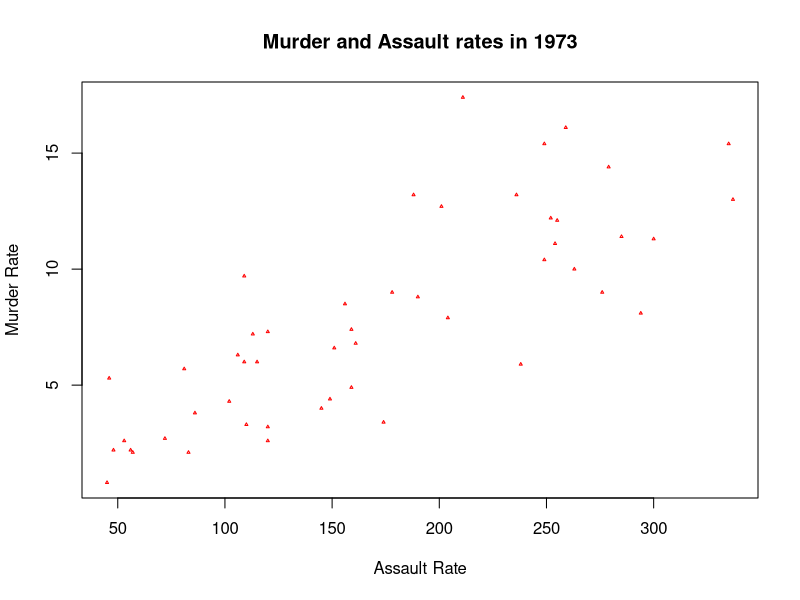
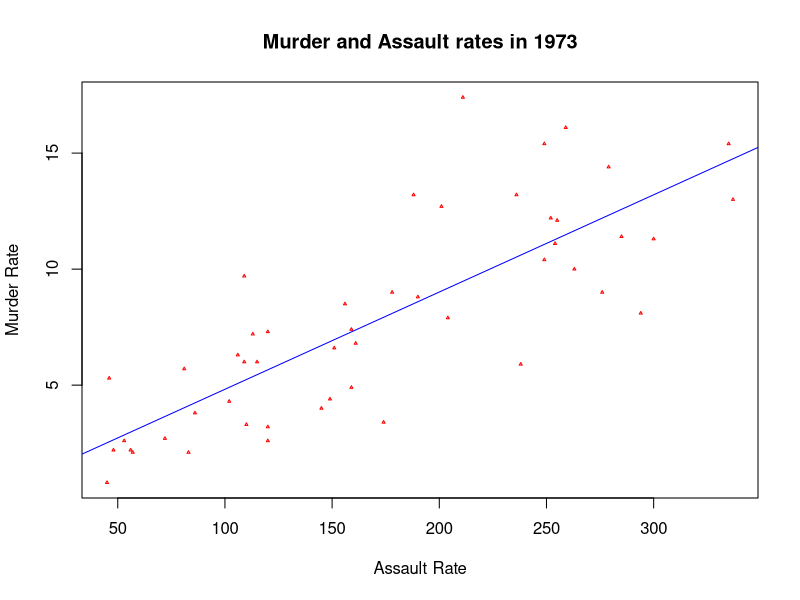
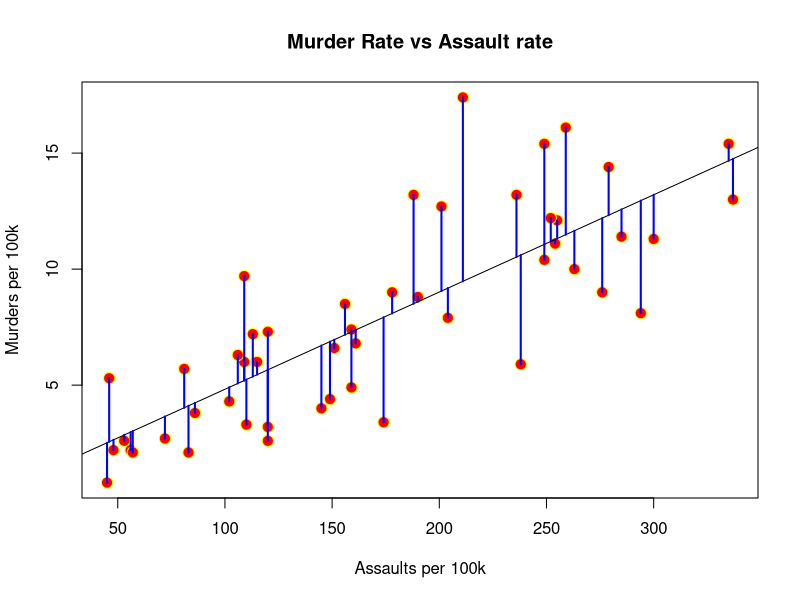
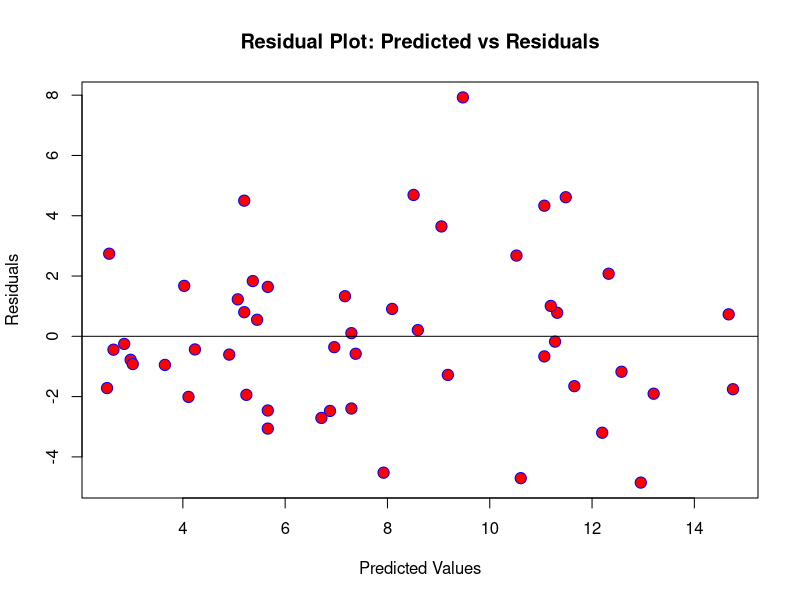
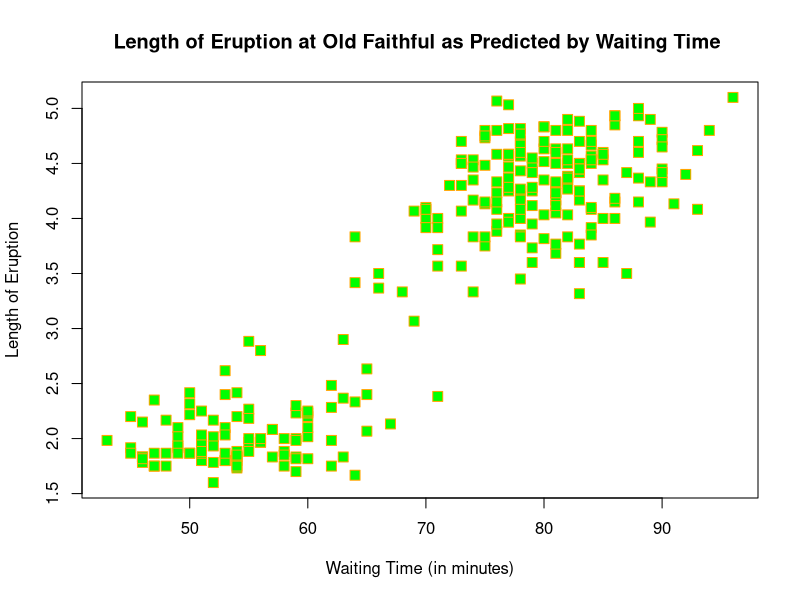
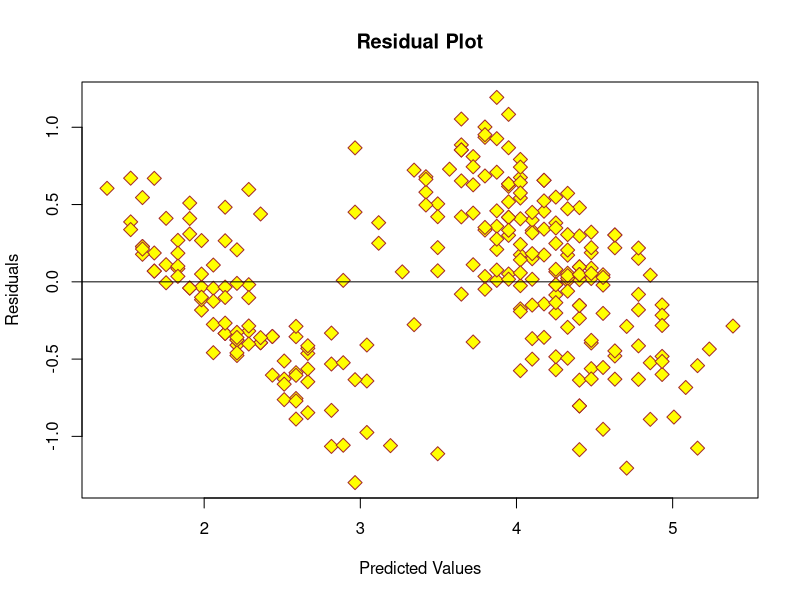

The R source for these figures, in order:
## ---- chunk 1
knitr::opts_chunk$set(echo = TRUE, error = TRUE)
## ---- chunk 2
data(USArrests)
head(USArrests)
## ---- chunk 3
plot(USArrests$Murder~USArrests$Assault, 
     main="Murder and Assault rates in 1973",
     col="red",
     pch=2,
     cex=.3,
     xlab="Assault Rate",
     ylab="Murder Rate")

## ---- chunk 4
cor(USArrests$Murder, USArrests$Assault)
## ---- chunk 5
linearMod.murder.assault=lm(Murder~Assault, data=USArrests)
summary(linearMod.murder.assault)

## ---- chunk 6
plot(USArrests$Murder~USArrests$Assault, 
     main="Murder and Assault rates in 1973",
     col="red",
     pch=2,
     cex=.3,
     xlab="Assault Rate",
     ylab="Murder Rate")

abline(linearMod.murder.assault,
       col="blue")
## ---- chunk 7
some.assaults=data.frame(Assault=c(100, 230, 40 ))
predict(linearMod.murder.assault, some.assaults)
.042*40 + 0.632
.042*c(100,230,40)+0.632
## ---- chunk 8
USArrests$Predictions <- predict(linearMod.murder.assault)

USArrests$Predictions
## ---- chunk 9
head(USArrests)
## ---- chunk 10
USArrests$How.far.off <- USArrests$Murder - USArrests$Predictions
head(USArrests)
## ---- chunk 11
USArrests$Residuals <- resid(linearMod.murder.assault)

head(USArrests)
## ---- chunk 12
#Scatter plot
plot( USArrests$Murder ~ USArrests$Assault, 
     main = "Murder Rate vs Assault rate",
     xlab = "Assaults per 100k",
     ylab = "Murders per 100k",
     col = "Yellow",  
     bg = "red",
     pch = 21,
     cex = 1.5
      )

#Regression Line
abline(linearMod.murder.assault)

#Residuals
segments(USArrests$Assault, USArrests$Murder, # (x1, y1 )
         USArrests$Assault, USArrests$Predictions, #(x2, y2)
         col="blue",
         lwd = 2)
## ---- chunk 13
#Residual Plot

plot( USArrests$Residuals ~ USArrests$Predictions, 
     main = "Residual Plot: Predicted vs Residuals",
     xlab = "Predicted Values",
     ylab = "Residuals",
     col = "blue",  
     bg = "red",
     pch = 21,
     cex = 1.5
      )

#Line at y = 0
abline(0, 0) 

## ---- chunk 14
data(faithful)
plot(faithful$eruptions ~ faithful$waiting,
     main = "Length of Eruption at Old Faithful as Predicted by Waiting Time ",
     xlab = "Waiting Time (in minutes)", 
     ylab = "Length of Eruption",
     col =  "orange",
     bg = "green",
     pch = 22,
     cex = 1.5
      )

## ---- chunk 15

linearMod.eruptions.waiting <- lm(eruptions ~ waiting, data = faithful)

faithful$Predictions <- predict(linearMod.eruptions.waiting)
faithful$Residuals <- resid(linearMod.eruptions.waiting)


plot(faithful$Residuals ~ faithful$Predictions,
     main = "Residual Plot",
     xlab = "Predicted Values",
     ylab = "Residuals",
     col = "brown",  
     bg = "yellow",
     pch = 23,
     cex = 1.5
      )

abline(0,0)
## ---- chunk 16
print(linearMod.murder.assault)
summary(linearMod.murder.assault)
## ---- chunk 17


## ---- chunk 18

## ---- chunk 19

## ---- chunk 20

## ---- chunk 21

## ---- chunk 22
summary(linearMod.murder.assault)
## ---- chunk 23
df.seatbelts <- as.data.frame(Seatbelts)
head(df.seatbelts)
## ---- chunk 24


## ---- chunk 25

## ---- chunk 26

## ---- chunk 27


## ---- chunk 28

